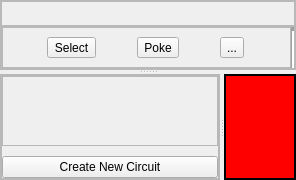
      <widget class="QWidget" name="simulatorPage">
       <property name="variant" stdset="0">
        <string>page</string>
       </property>
       <attribute name="title">
        <string>Simulator</string>
       </attribute>
       <layout class="QHBoxLayout" name="horizontalLayout_4">
        <property name="spacing">
         <number>0</number>
        </property>
        <property name="leftMargin">
         <number>0</number>
        </property>
        <property name="topMargin">
         <number>0</number>
        </property>
        <property name="rightMargin">
         <number>0</number>
        </property>
        <property name="bottomMargin">
         <number>0</number>
        </property>
        <item>
         <widget class="QSplitter" name="splitter">
          <property name="sizePolicy">
           <sizepolicy hsizetype="Expanding" vsizetype="Expanding">
            <horstretch>1</horstretch>
            <verstretch>1</verstretch>
           </sizepolicy>
          </property>
          <property name="orientation">
           <enum>Qt::Orientation::Vertical</enum>
          </property>
          <property name="childrenCollapsible">
           <bool>false</bool>
          </property>
          <widget class="QFrame" name="frame_2">
           <property name="sizePolicy">
            <sizepolicy hsizetype="Expanding" vsizetype="Minimum">
             <horstretch>0</horstretch>
             <verstretch>0</verstretch>
            </sizepolicy>
           </property>
           <property name="minimumSize">
            <size>
             <width>0</width>
             <height>70</height>
            </size>
           </property>
           <property name="frameShape">
            <enum>QFrame::Shape::StyledPanel</enum>
           </property>
           <property name="frameShadow">
            <enum>QFrame::Shadow::Raised</enum>
           </property>
           <layout class="QVBoxLayout" name="verticalLayout_7">
            <property name="spacing">
             <number>0</number>
            </property>
            <property name="leftMargin">
             <number>0</number>
            </property>
            <property name="topMargin">
             <number>0</number>
            </property>
            <property name="rightMargin">
             <number>0</number>
            </property>
            <property name="bottomMargin">
             <number>0</number>
            </property>
            <item>
             <widget class="QFrame" name="frame_8">
              <property name="frameShape">
               <enum>QFrame::Shape::StyledPanel</enum>
              </property>
              <property name="frameShadow">
               <enum>QFrame::Shadow::Raised</enum>
              </property>
             </widget>
            </item>
            <item>
             <widget class="QFrame" name="toolbar">
              <property name="frameShape">
               <enum>QFrame::Shape::StyledPanel</enum>
              </property>
              <property name="frameShadow">
               <enum>QFrame::Shadow::Raised</enum>
              </property>
              <layout class="QHBoxLayout" name="horizontalLayout_7">
               <property name="spacing">
                <number>0</number>
               </property>
               <property name="leftMargin">
                <number>0</number>
               </property>
               <property name="topMargin">
                <number>0</number>
               </property>
               <property name="rightMargin">
                <number>0</number>
               </property>
               <property name="bottomMargin">
                <number>0</number>
               </property>
               <item>
                <widget class="QFrame" name="modeToolbar">
                 <property name="frameShape">
                  <enum>QFrame::Shape::StyledPanel</enum>
                 </property>
                 <property name="frameShadow">
                  <enum>QFrame::Shadow::Raised</enum>
                 </property>
                 <layout class="QHBoxLayout" name="horizontalLayout_8">
                  <item>
                   <widget class="QToolButton" name="selectTool">
                    <property name="text">
                     <string>Select</string>
                    </property>
                    <property name="variant" stdset="0">
                     <string>create</string>
                    </property>
                   </widget>
                  </item>
                  <item>
                   <widget class="QToolButton" name="pokeTool">
                    <property name="text">
                     <string>Poke</string>
                    </property>
                    <property name="variant" stdset="0">
                     <string>create</string>
                    </property>
                   </widget>
                  </item>
                  <item>
                   <widget class="QToolButton" name="toolButton">
                    <property name="text">
                     <string>...</string>
                    </property>
                    <property name="variant" stdset="0">
                     <string>create</string>
                    </property>
                   </widget>
                  </item>
                 </layout>
                </widget>
               </item>
               <item>
                <widget class="Line" name="line">
                 <property name="lineWidth">
                  <number>4</number>
                 </property>
                 <property name="orientation">
                  <enum>Qt::Orientation::Vertical</enum>
                 </property>
                </widget>
               </item>
              </layout>
             </widget>
            </item>
           </layout>
          </widget>
          <widget class="QWidget" name="widget" native="true">
           <property name="sizePolicy">
            <sizepolicy hsizetype="Preferred" vsizetype="Preferred">
             <horstretch>0</horstretch>
             <verstretch>1</verstretch>
            </sizepolicy>
           </property>
           <layout class="QHBoxLayout" name="horizontalLayout_5">
            <property name="spacing">
             <number>0</number>
            </property>
            <property name="leftMargin">
             <number>0</number>
            </property>
            <property name="topMargin">
             <number>0</number>
            </property>
            <property name="rightMargin">
             <number>0</number>
            </property>
            <property name="bottomMargin">
             <number>0</number>
            </property>
            <item>
             <widget class="QSplitter" name="splitter_2">
              <property name="sizePolicy">
               <sizepolicy hsizetype="Expanding" vsizetype="Preferred">
                <horstretch>0</horstretch>
                <verstretch>1</verstretch>
               </sizepolicy>
              </property>
              <property name="lineWidth">
               <number>0</number>
              </property>
              <property name="orientation">
               <enum>Qt::Orientation::Horizontal</enum>
              </property>
              <property name="childrenCollapsible">
               <bool>false</bool>
              </property>
              <widget class="QFrame" name="propertySideMenu">
               <property name="sizePolicy">
                <sizepolicy hsizetype="Preferred" vsizetype="Minimum">
                 <horstretch>0</horstretch>
                 <verstretch>1</verstretch>
                </sizepolicy>
               </property>
               <property name="minimumSize">
                <size>
                 <width>220</width>
                 <height>0</height>
                </size>
               </property>
               <property name="frameShape">
                <enum>QFrame::Shape::StyledPanel</enum>
               </property>
               <property name="frameShadow">
                <enum>QFrame::Shadow::Raised</enum>
               </property>
               <layout class="QVBoxLayout" name="verticalLayout_8" stretch="1,0">
                <property name="spacing">
                 <number>0</number>
                </property>
                <property name="leftMargin">
                 <number>0</number>
                </property>
                <property name="topMargin">
                 <number>0</number>
                </property>
                <property name="rightMargin">
                 <number>0</number>
                </property>
                <property name="bottomMargin">
                 <number>0</number>
                </property>
                <item>
                 <widget class="QFrame" name="frame_7">
                  <property name="sizePolicy">
                   <sizepolicy hsizetype="Preferred" vsizetype="Expanding">
                    <horstretch>0</horstretch>
                    <verstretch>0</verstretch>
                   </sizepolicy>
                  </property>
                  <property name="frameShape">
                   <enum>QFrame::Shape::StyledPanel</enum>
                  </property>
                  <property name="frameShadow">
                   <enum>QFrame::Shadow::Raised</enum>
                  </property>
                  <layout class="QVBoxLayout" name="verticalLayout_12">
                   <property name="spacing">
                    <number>10</number>
                   </property>
                   <property name="leftMargin">
                    <number>0</number>
                   </property>
                   <property name="topMargin">
                    <number>0</number>
                   </property>
                   <property name="rightMargin">
                    <number>0</number>
                   </property>
                   <property name="bottomMargin">
                    <number>0</number>
                   </property>
                   <item>
                    <widget class="componentToolbox" name="SimulatorCircuitToolbox">
                     <property name="widgetResizable">
                      <bool>true</bool>
                     </property>
                     <widget class="QWidget" name="SimulatorCircuitToolboxScrollArea">
                      <property name="geometry">
                       <rect>
                        <x>0</x>
                        <y>0</y>
                        <width>214</width>
                        <height>378</height>
                       </rect>
                      </property>
                     </widget>
                    </widget>
                   </item>
                   <item>
                    <widget class="QPushButton" name="createNewCircuitButton">
                     <property name="text">
                      <string>Create New Circuit</string>
                     </property>
                     <property name="variant" stdset="0">
                      <string>create</string>
                     </property>
                    </widget>
                   </item>
                  </layout>
                 </widget>
                </item>
                <item>
                 <widget class="QFrame" name="propertyHolder">
                  <property name="sizePolicy">
                   <sizepolicy hsizetype="Preferred" vsizetype="MinimumExpanding">
                    <horstretch>0</horstretch>
                    <verstretch>0</verstretch>
                   </sizepolicy>
                  </property>
                  <property name="frameShape">
                   <enum>QFrame::Shape::StyledPanel</enum>
                  </property>
                  <property name="frameShadow">
                   <enum>QFrame::Shadow::Raised</enum>
                  </property>
                 </widget>
                </item>
               </layout>
              </widget>
              <widget class="QFrame" name="frame_6">
               <property name="sizePolicy">
                <sizepolicy hsizetype="Preferred" vsizetype="Preferred">
                 <horstretch>1</horstretch>
                 <verstretch>1</verstretch>
                </sizepolicy>
               </property>
               <property name="styleSheet">
                <string notr="true">QFrame {background: rgb(255, 0, 0)}</string>
               </property>
               <property name="frameShape">
                <enum>QFrame::Shape::VLine</enum>
               </property>
               <property name="frameShadow">
                <enum>QFrame::Shadow::Raised</enum>
               </property>
               <property name="lineWidth">
                <number>0</number>
               </property>
               <layout class="QHBoxLayout" name="horizontalLayout_6">
                <property name="spacing">
                 <number>0</number>
                </property>
                <property name="leftMargin">
                 <number>0</number>
                </property>
                <property name="topMargin">
                 <number>0</number>
                </property>
                <property name="rightMargin">
                 <number>0</number>
                </property>
                <property name="bottomMargin">
                 <number>0</number>
                </property>
                <item>
                 <widget class="CircuitWorkspace" name="SimulatorCircuitWorkspace">
                  <property name="sizePolicy">
                   <sizepolicy hsizetype="Expanding" vsizetype="Expanding">
                    <horstretch>1</horstretch>
                    <verstretch>1</verstretch>
                   </sizepolicy>
                  </property>
                  <property name="frameShape">
                   <enum>QFrame::Shape::WinPanel</enum>
                  </property>
                  <property name="frameShadow">
                   <enum>QFrame::Shadow::Plain</enum>
                  </property>
                  <property name="lineWidth">
                   <number>0</number>
                  </property>
                  <property name="alignment">
                   <set>Qt::AlignmentFlag::AlignLeading|Qt::AlignmentFlag::AlignLeft|Qt::AlignmentFlag::AlignTop</set>
                  </property>
                  <property name="dragMode">
                   <enum>QGraphicsView::DragMode::NoDrag</enum>
                  </property>
                 </widget>
                </item>
               </layout>
              </widget>
             </widget>
            </item>
           </layout>
          </widget>
         </widget>
        </item>
       </layout>
      </widget>
